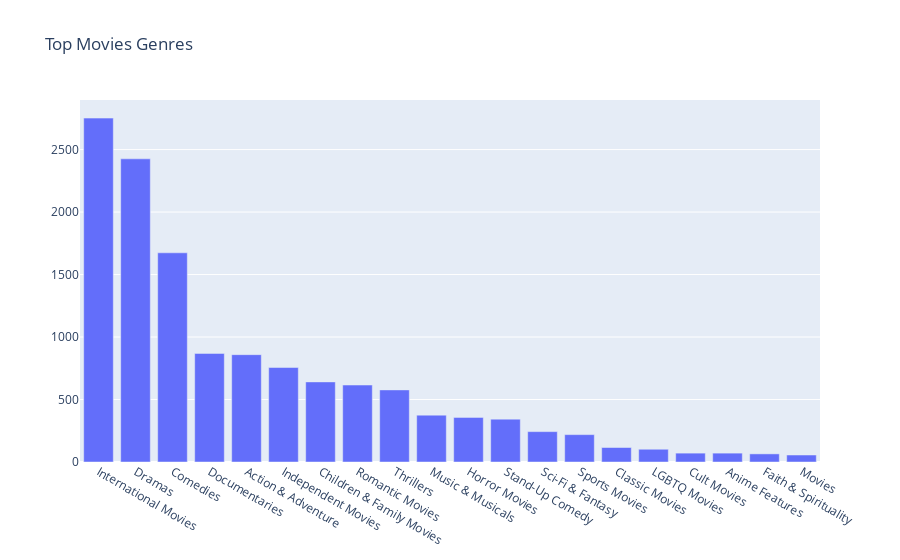

Notebook source saved alongside this figure:
### Code cell
top_genres(movie_df, title='Top Movies Genres')

### Figure 1 — Plotly figure (JSON) as saved in the notebook; plotly's stock layout.template omitted (floating-point values rounded to 4 significant figures)
{"data": [{"type": "bar", "x": ["International Movies", "Dramas", "Comedies", "Documentaries", "Action & Adventure", "Independent Movies", "Children & Family Movies", "Romantic Movies", "Thrillers", "Music & Musicals", "Horror Movies", "Stand-Up Comedy", "Sci-Fi & Fantasy", "Sports Movies", "Classic Movies", "LGBTQ Movies", "Cult Movies", "Anime Features", "Faith & Spirituality", "Movies"], "y": [2752, 2426, 1674, 869, 859, 756, 641, 616, 577, 375, 357, 343, 243, 219, 116, 102, 71, 71, 65, 56]}], "layout": {"title": {"text": "Top Movies Genres"}, "xaxis": {"categoryorder": "total descending"}}}
